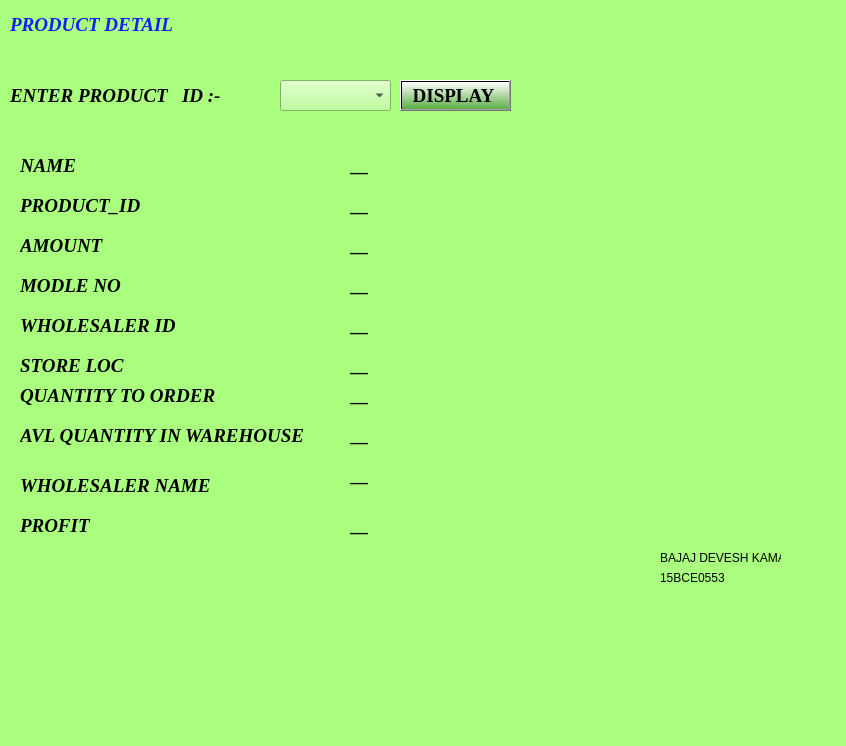
<?xml version="1.0" encoding="UTF-8"?>
<ui version="4.0">
 <class>MainWindow</class>
 <widget class="QMainWindow" name="MainWindow">
  <property name="geometry">
   <rect>
    <x>0</x>
    <y>0</y>
    <width>846</width>
    <height>746</height>
   </rect>
  </property>
  <property name="windowTitle">
   <string>MainWindow</string>
  </property>
  <property name="styleSheet">
   <string notr="true">background-color: rgb(170, 255, 127);
alternate-background-color: rgb(197, 185, 255);</string>
  </property>
  <widget class="QWidget" name="centralwidget">
   <widget class="QLabel" name="label_2">
    <property name="geometry">
     <rect>
      <x>10</x>
      <y>10</y>
      <width>201</width>
      <height>31</height>
     </rect>
    </property>
    <property name="font">
     <font>
      <family>Times New Roman</family>
      <pointsize>14</pointsize>
      <weight>75</weight>
      <italic>true</italic>
      <bold>true</bold>
     </font>
    </property>
    <property name="text">
     <string>&lt;!DOCTYPE HTML PUBLIC &quot;-//W3C//DTD HTML 4.0//EN&quot; &quot;http://www.w3.org/TR/REC-html40/strict.dtd&quot;&gt;
&lt;html&gt;&lt;head&gt;&lt;meta name=&quot;qrichtext&quot; content=&quot;1&quot; /&gt;&lt;style type=&quot;text/css&quot;&gt;
p, li { white-space: pre-wrap; }
&lt;/style&gt;&lt;/head&gt;&lt;body style=&quot; font-family:'Times New Roman'; font-size:14pt; font-weight:600; font-style:italic;&quot;&gt;
&lt;p style=&quot; margin-top:0px; margin-bottom:0px; margin-left:0px; margin-right:0px; -qt-block-indent:0; text-indent:0px;&quot;&gt;&lt;span style=&quot; color:#131eff;&quot;&gt;PRODUCT DETAIL&lt;/span&gt;&lt;/p&gt;&lt;/body&gt;&lt;/html&gt;</string>
    </property>
   </widget>
   <widget class="QLabel" name="label_6">
    <property name="geometry">
     <rect>
      <x>20</x>
      <y>270</y>
      <width>201</width>
      <height>31</height>
     </rect>
    </property>
    <property name="font">
     <font>
      <family>Times New Roman</family>
      <pointsize>14</pointsize>
      <weight>75</weight>
      <italic>true</italic>
      <bold>true</bold>
     </font>
    </property>
    <property name="text">
     <string>MODLE NO</string>
    </property>
   </widget>
   <widget class="QLabel" name="label_4">
    <property name="geometry">
     <rect>
      <x>20</x>
      <y>190</y>
      <width>201</width>
      <height>31</height>
     </rect>
    </property>
    <property name="font">
     <font>
      <family>Times New Roman</family>
      <pointsize>14</pointsize>
      <weight>75</weight>
      <italic>true</italic>
      <bold>true</bold>
     </font>
    </property>
    <property name="text">
     <string>PRODUCT_ID</string>
    </property>
   </widget>
   <widget class="QLabel" name="label_10">
    <property name="geometry">
     <rect>
      <x>20</x>
      <y>350</y>
      <width>201</width>
      <height>31</height>
     </rect>
    </property>
    <property name="font">
     <font>
      <family>Times New Roman</family>
      <pointsize>14</pointsize>
      <weight>75</weight>
      <italic>true</italic>
      <bold>true</bold>
     </font>
    </property>
    <property name="text">
     <string>STORE LOC</string>
    </property>
   </widget>
   <widget class="QLabel" name="label_12">
    <property name="geometry">
     <rect>
      <x>660</x>
      <y>570</y>
      <width>71</width>
      <height>16</height>
     </rect>
    </property>
    <property name="text">
     <string>15BCE0553</string>
    </property>
   </widget>
   <widget class="QLabel" name="label_9">
    <property name="geometry">
     <rect>
      <x>20</x>
      <y>420</y>
      <width>301</width>
      <height>31</height>
     </rect>
    </property>
    <property name="font">
     <font>
      <family>Times New Roman</family>
      <pointsize>14</pointsize>
      <weight>75</weight>
      <italic>true</italic>
      <bold>true</bold>
     </font>
    </property>
    <property name="text">
     <string>AVL QUANTITY IN WAREHOUSE</string>
    </property>
   </widget>
   <widget class="QLabel" name="label_8">
    <property name="geometry">
     <rect>
      <x>20</x>
      <y>310</y>
      <width>201</width>
      <height>31</height>
     </rect>
    </property>
    <property name="font">
     <font>
      <family>Times New Roman</family>
      <pointsize>14</pointsize>
      <weight>75</weight>
      <italic>true</italic>
      <bold>true</bold>
     </font>
    </property>
    <property name="text">
     <string>WHOLESALER ID</string>
    </property>
   </widget>
   <widget class="QLabel" name="label_7">
    <property name="geometry">
     <rect>
      <x>20</x>
      <y>380</y>
      <width>231</width>
      <height>31</height>
     </rect>
    </property>
    <property name="font">
     <font>
      <family>Times New Roman</family>
      <pointsize>14</pointsize>
      <weight>75</weight>
      <italic>true</italic>
      <bold>true</bold>
     </font>
    </property>
    <property name="text">
     <string>QUANTITY TO ORDER</string>
    </property>
   </widget>
   <widget class="QLabel" name="label_5">
    <property name="geometry">
     <rect>
      <x>20</x>
      <y>230</y>
      <width>201</width>
      <height>31</height>
     </rect>
    </property>
    <property name="font">
     <font>
      <family>Times New Roman</family>
      <pointsize>14</pointsize>
      <weight>75</weight>
      <italic>true</italic>
      <bold>true</bold>
     </font>
    </property>
    <property name="text">
     <string>AMOUNT</string>
    </property>
   </widget>
   <widget class="QLabel" name="label_3">
    <property name="geometry">
     <rect>
      <x>20</x>
      <y>150</y>
      <width>201</width>
      <height>31</height>
     </rect>
    </property>
    <property name="font">
     <font>
      <family>Times New Roman</family>
      <pointsize>14</pointsize>
      <weight>75</weight>
      <italic>true</italic>
      <bold>true</bold>
     </font>
    </property>
    <property name="text">
     <string>NAME</string>
    </property>
   </widget>
   <widget class="QLabel" name="label_11">
    <property name="geometry">
     <rect>
      <x>660</x>
      <y>550</y>
      <width>121</width>
      <height>16</height>
     </rect>
    </property>
    <property name="text">
     <string>BAJAJ DEVESH KAMAL</string>
    </property>
   </widget>
   <widget class="QPushButton" name="pushButton">
    <property name="geometry">
     <rect>
      <x>400</x>
      <y>80</y>
      <width>111</width>
      <height>31</height>
     </rect>
    </property>
    <property name="font">
     <font>
      <family>Times New Roman</family>
      <pointsize>14</pointsize>
      <weight>75</weight>
      <bold>true</bold>
     </font>
    </property>
    <property name="styleSheet">
     <string notr="true">background-color: qlineargradient(spread:pad, x1:0.972, y1:1, x2:1, y2:0, stop:0 rgba(0, 0, 0, 255), stop:1 rgba(255, 255, 255, 255));
background-color: qlineargradient(spread:pad, x1:0.972, y1:1, x2:1, y2:0, stop:0 rgba(0, 73, 0, 111), stop:1 rgba(255, 255, 255, 255));</string>
    </property>
    <property name="text">
     <string>DISPLAY </string>
    </property>
   </widget>
   <widget class="QLabel" name="label_13">
    <property name="geometry">
     <rect>
      <x>10</x>
      <y>80</y>
      <width>231</width>
      <height>31</height>
     </rect>
    </property>
    <property name="font">
     <font>
      <family>Times New Roman</family>
      <pointsize>14</pointsize>
      <weight>75</weight>
      <italic>true</italic>
      <bold>true</bold>
     </font>
    </property>
    <property name="text">
     <string>ENTER PRODUCT   ID :-</string>
    </property>
   </widget>
   <widget class="QLabel" name="label_14">
    <property name="geometry">
     <rect>
      <x>350</x>
      <y>310</y>
      <width>201</width>
      <height>31</height>
     </rect>
    </property>
    <property name="font">
     <font>
      <family>Times New Roman</family>
      <pointsize>14</pointsize>
      <weight>75</weight>
      <italic>true</italic>
      <bold>true</bold>
     </font>
    </property>
    <property name="text">
     <string>__</string>
    </property>
   </widget>
   <widget class="QLabel" name="label_15">
    <property name="geometry">
     <rect>
      <x>350</x>
      <y>150</y>
      <width>201</width>
      <height>31</height>
     </rect>
    </property>
    <property name="font">
     <font>
      <family>Times New Roman</family>
      <pointsize>14</pointsize>
      <weight>75</weight>
      <italic>true</italic>
      <bold>true</bold>
     </font>
    </property>
    <property name="text">
     <string>__</string>
    </property>
   </widget>
   <widget class="QLabel" name="label_16">
    <property name="geometry">
     <rect>
      <x>350</x>
      <y>190</y>
      <width>201</width>
      <height>31</height>
     </rect>
    </property>
    <property name="font">
     <font>
      <family>Times New Roman</family>
      <pointsize>14</pointsize>
      <weight>75</weight>
      <italic>true</italic>
      <bold>true</bold>
     </font>
    </property>
    <property name="text">
     <string>__</string>
    </property>
   </widget>
   <widget class="QLabel" name="label_17">
    <property name="geometry">
     <rect>
      <x>350</x>
      <y>230</y>
      <width>201</width>
      <height>31</height>
     </rect>
    </property>
    <property name="font">
     <font>
      <family>Times New Roman</family>
      <pointsize>14</pointsize>
      <weight>75</weight>
      <italic>true</italic>
      <bold>true</bold>
     </font>
    </property>
    <property name="text">
     <string>__</string>
    </property>
   </widget>
   <widget class="QLabel" name="label_18">
    <property name="geometry">
     <rect>
      <x>350</x>
      <y>380</y>
      <width>231</width>
      <height>31</height>
     </rect>
    </property>
    <property name="font">
     <font>
      <family>Times New Roman</family>
      <pointsize>14</pointsize>
      <weight>75</weight>
      <italic>true</italic>
      <bold>true</bold>
     </font>
    </property>
    <property name="text">
     <string>__</string>
    </property>
   </widget>
   <widget class="QLabel" name="label_19">
    <property name="geometry">
     <rect>
      <x>350</x>
      <y>420</y>
      <width>301</width>
      <height>31</height>
     </rect>
    </property>
    <property name="font">
     <font>
      <family>Times New Roman</family>
      <pointsize>14</pointsize>
      <weight>75</weight>
      <italic>true</italic>
      <bold>true</bold>
     </font>
    </property>
    <property name="text">
     <string>__</string>
    </property>
   </widget>
   <widget class="QLabel" name="label_20">
    <property name="geometry">
     <rect>
      <x>350</x>
      <y>350</y>
      <width>201</width>
      <height>31</height>
     </rect>
    </property>
    <property name="font">
     <font>
      <family>Times New Roman</family>
      <pointsize>14</pointsize>
      <weight>75</weight>
      <italic>true</italic>
      <bold>true</bold>
     </font>
    </property>
    <property name="text">
     <string>__</string>
    </property>
   </widget>
   <widget class="QLabel" name="label_21">
    <property name="geometry">
     <rect>
      <x>350</x>
      <y>270</y>
      <width>201</width>
      <height>31</height>
     </rect>
    </property>
    <property name="font">
     <font>
      <family>Times New Roman</family>
      <pointsize>14</pointsize>
      <weight>75</weight>
      <italic>true</italic>
      <bold>true</bold>
     </font>
    </property>
    <property name="text">
     <string>__</string>
    </property>
   </widget>
   <widget class="QLabel" name="label_22">
    <property name="geometry">
     <rect>
      <x>350</x>
      <y>510</y>
      <width>301</width>
      <height>31</height>
     </rect>
    </property>
    <property name="font">
     <font>
      <family>Times New Roman</family>
      <pointsize>14</pointsize>
      <weight>75</weight>
      <italic>true</italic>
      <bold>true</bold>
     </font>
    </property>
    <property name="text">
     <string>__</string>
    </property>
   </widget>
   <widget class="QLabel" name="label_23">
    <property name="geometry">
     <rect>
      <x>20</x>
      <y>510</y>
      <width>301</width>
      <height>31</height>
     </rect>
    </property>
    <property name="font">
     <font>
      <family>Times New Roman</family>
      <pointsize>14</pointsize>
      <weight>75</weight>
      <italic>true</italic>
      <bold>true</bold>
     </font>
    </property>
    <property name="text">
     <string>PROFIT </string>
    </property>
   </widget>
   <widget class="QLabel" name="label_24">
    <property name="geometry">
     <rect>
      <x>20</x>
      <y>470</y>
      <width>231</width>
      <height>31</height>
     </rect>
    </property>
    <property name="font">
     <font>
      <family>Times New Roman</family>
      <pointsize>14</pointsize>
      <weight>75</weight>
      <italic>true</italic>
      <bold>true</bold>
     </font>
    </property>
    <property name="text">
     <string>WHOLESALER NAME</string>
    </property>
   </widget>
   <widget class="QLabel" name="label_25">
    <property name="geometry">
     <rect>
      <x>350</x>
      <y>460</y>
      <width>231</width>
      <height>31</height>
     </rect>
    </property>
    <property name="font">
     <font>
      <family>Times New Roman</family>
      <pointsize>14</pointsize>
      <weight>75</weight>
      <italic>true</italic>
      <bold>true</bold>
     </font>
    </property>
    <property name="text">
     <string>__</string>
    </property>
   </widget>
   <widget class="QComboBox" name="comboBox_2">
    <property name="geometry">
     <rect>
      <x>280</x>
      <y>80</y>
      <width>111</width>
      <height>31</height>
     </rect>
    </property>
    <property name="styleSheet">
     <string notr="true">font: 11pt &quot;Times New Roman&quot;;
font: 75 8pt &quot;MS Shell Dlg 2&quot;;
font: 75 12pt &quot;Times New Roman&quot;;</string>
    </property>
   </widget>
  </widget>
  <widget class="QMenuBar" name="menubar">
   <property name="geometry">
    <rect>
     <x>0</x>
     <y>0</y>
     <width>846</width>
     <height>21</height>
    </rect>
   </property>
  </widget>
  <widget class="QStatusBar" name="statusbar"/>
 </widget>
 <resources/>
 <connections/>
</ui>
